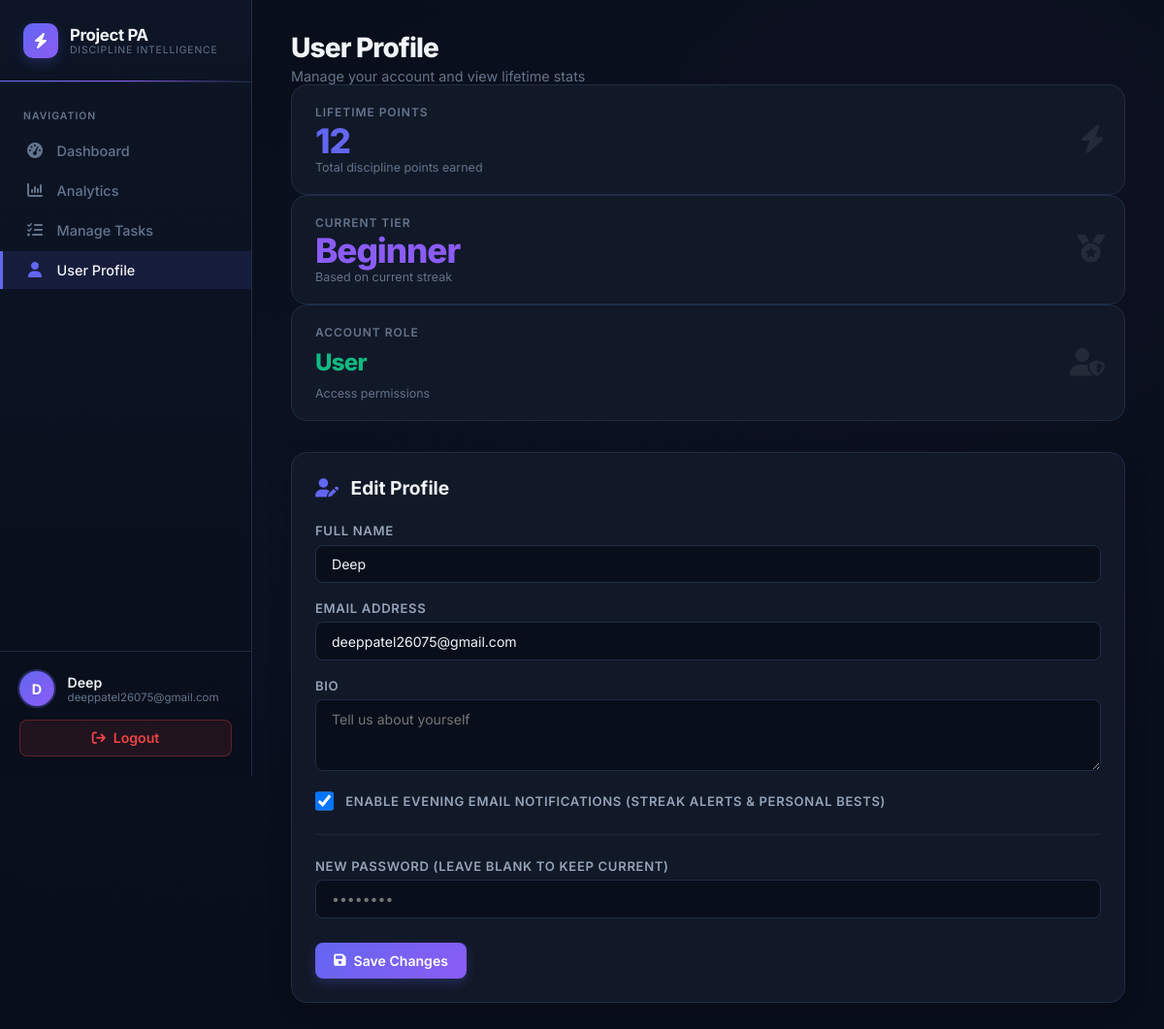
The app's page /profile (signed in), older data.
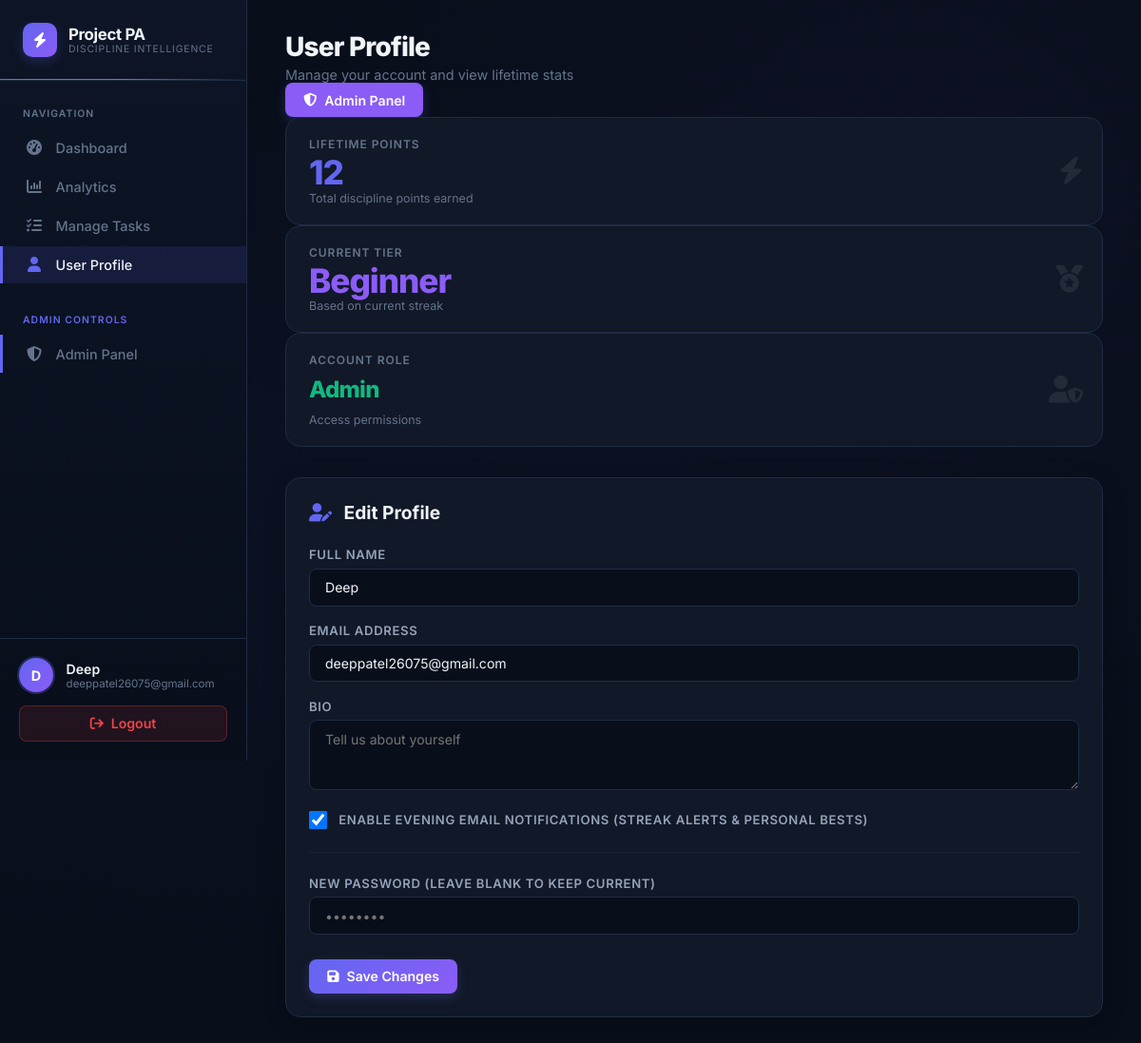
The same page, newer data.
### models/user.py (models this page shows, shortened)
class User(db.Model, UserMixin):
    __tablename__ = "user"
    id                  = db.Column(db.Integer, primary_key=True)
    name                = db.Column(db.String(100), nullable=False)
    email               = db.Column(db.String(120), unique=True, nullable=False)
    password_hash       = db.Column(db.String(255), nullable=False)
    streak_count        = db.Column(db.Integer, default=0)
    role                = db.Column(db.String(20), nullable=False, default="user")
    bio                 = db.Column(db.Text, nullable=True)
    avatar_url          = db.Column(db.String(300), nullable=True)
    email_notifications = db.Column(db.Boolean, default=True, nullable=False)
    tasks  = db.relationship("Task",  backref="user", lazy=True,
                             foreign_keys="Task.user_id")
    scores = db.relationship("Score", backref="user", lazy=True)
    @property
    def is_admin(self) -> bool:
        return self.role == "admin"
    @property
    def discipline_tier(self) -> str:
        if self.streak_count >= 14:
            return "Elite"
        elif self.streak_count >= 5:
            return "Consistent"
        return "Beginner"

### routes/dashboard_routes.py (the view, shortened to what this page needs)
@dashboard_bp.route("/profile", methods=["GET", "POST"])
@login_required
def profile():
    import re
    scores = Score.query.filter_by(user_id=current_user.id).all()
    total_points = sum(s.daily_score for s in scores)
    return render_template(
        "profile.html",
        total_points=int(total_points)
    )

### templates/profile.html
{% extends "base.html" %}
{% block content %}
<div class="dashboard-header animate-slide-down">
    <div>
        <h1 class="page-title">User Profile</h1>
        <p class="page-subtitle">Manage your account and view lifetime stats</p>
    </div>
    {% if current_user.is_admin %}
    <a href="{{ url_for('admin.users') }}" class="btn btn-primary" style="background:var(--accent);">
        <i class="fa-solid fa-shield-halved"></i> Admin Panel
    </a>
    {% endif %}
</div>
<div class="stats-grid animate-slide-up d1" style="margin-bottom:2rem;">
    <div class="stat-card">
        <div class="stat-label">Lifetime Points</div>
        <div class="stat-value" style="color:var(--primary);">{{ total_points }}</div>
        <div class="stat-meta">Total discipline points earned</div>
        <i class="fa-solid fa-bolt stat-icon"></i>
    </div>
    <div class="stat-card">
        <div class="stat-label">Current Tier</div>
        <div class="stat-value" style="color:var(--accent);">{{ current_user.discipline_tier }}</div>
        <div class="stat-meta">Based on current streak</div>
        <i class="fa-solid fa-medal stat-icon"></i>
    </div>
    <div class="stat-card">
        <div class="stat-label">Account Role</div>
        <div class="stat-value" style="color:var(--success); font-size:1.5rem; line-height:2rem; margin:0.5rem 0;">{{ current_user.role|capitalize }}</div>
        <div class="stat-meta">Access permissions</div>
        <i class="fa-solid fa-user-shield stat-icon"></i>
    </div>
</div>
<div class="main-layout">
    <div class="main-column animate-slide-up d2">
        <div class="card">
            <h2 style="margin-top:0; margin-bottom:1.5rem; font-size:1.2rem; color:var(--text-main);"><i class="fa-solid fa-user-pen" style="color:var(--primary); margin-right:0.5rem;"></i> Edit Profile</h2>
            <form action="{{ url_for('dashboard.profile') }}" method="POST">
                <div class="form-group">
                    <label class="form-label" for="name">Full Name</label>
                    <input type="text" id="name" name="name" class="form-control" value="{{ current_user.name }}" required>
                </div>
                <div class="form-group">
                    <label class="form-label" for="email">Email Address</label>
                    <input type="email" id="email" name="email" class="form-control" value="{{ current_user.email }}" required>
                </div>
                <div class="form-group">
                    <label class="form-label" for="bio">Bio</label>
                    <textarea id="bio" name="bio" class="form-control" rows="3" placeholder="Tell us about yourself">{{ current_user.bio or '' }}</textarea>
                </div>
                <div class="form-group" style="display:flex; align-items:center; gap:0.75rem; margin:1rem 0;">
                    <input type="checkbox" id="email_notifications" name="email_notifications" style="width:1.2rem; height:1.2rem;" {% if current_user.email_notifications %}checked{% endif %}>
                    <label class="form-label" for="email_notifications" style="margin:0; cursor:pointer;">
                        Enable evening email notifications (Streak alerts & personal bests)
                    </label>
                </div>
                <hr style="border:none; border-top:1px solid rgba(255,255,255,0.05); margin:1.5rem 0;">
                <div class="form-group">
                    <label class="form-label" for="password">New Password (leave blank to keep current)</label>
                    <input type="password" id="password" name="password" class="form-control" placeholder="••••••••">
                </div>
                <button type="submit" class="btn btn-primary" style="margin-top:0.5rem;">
                    <i class="fa-solid fa-floppy-disk"></i> Save Changes
                </button>
            </form>
        </div>
    </div>
</div>
{% endblock %}

### templates/base.html (shortened to what this page needs)
<!DOCTYPE html>
<html lang="en">
<head>
    <link rel="stylesheet" href="https://cdnjs.cloudflare.com/ajax/libs/font-awesome/6.4.0/css/all.min.css">
    <link rel="stylesheet" href="{{ url_for('static', filename='css/style.css') }}">
</head>
<body>
{% if current_user.is_authenticated %}
<aside class="sidebar">
    <a href="{{ url_for('dashboard.index') }}" class="sidebar-header" style="text-decoration:none;">
        <div class="sidebar-logo-icon"><i class="fa-solid fa-bolt"></i></div>
        <div class="sidebar-logo-text">
            <div class="brand-name">Project PA</div>
            <div class="brand-sub">Discipline Intelligence</div>
        </div>
    </a>
    <nav class="sidebar-menu">
        <div class="menu-section-label">Navigation</div>
        <a href="{{ url_for('dashboard.index') }}" class="menu-item {% if request.endpoint == 'dashboard.index' %}active{% endif %}">
            <i class="fa-solid fa-gauge-high"></i> Dashboard
        </a>
        <a href="{{ url_for('dashboard.analytics') }}" class="menu-item {% if request.endpoint == 'dashboard.analytics' %}active{% endif %}">
            <i class="fa-solid fa-chart-column"></i> Analytics
        </a>
        <a href="{{ url_for('dashboard.manage') }}" class="menu-item {% if request.endpoint == 'dashboard.manage' %}active{% endif %}">
            <i class="fa-solid fa-list-check"></i> Manage Tasks
        </a>
        <a href="{{ url_for('dashboard.profile') }}" class="menu-item {% if request.endpoint == 'dashboard.profile' %}active{% endif %}">
            <i class="fa-solid fa-user"></i> User Profile
        </a>
        {% if current_user.role == 'admin' %}
        <div class="menu-section-label" style="margin-top: 1.5rem; color: var(--primary);">Admin Controls</div>
        <a href="{{ url_for('admin.users') }}" class="menu-item {% if 'admin' in request.endpoint %}active{% endif %}" style="border-left: 3px solid var(--primary); background: rgba(var(--primary-rgb), 0.1);">
            <i class="fa-solid fa-shield-halved"></i> Admin Panel
        </a>
        {% endif %}
    </nav>
    <div class="sidebar-footer">
        <div class="user-info">
            <div class="user-avatar">{{ current_user.name[0]|upper }}</div>
            <div>
                <div class="user-name">{{ current_user.name }}</div>
                <div class="user-email">{{ current_user.email }}</div>
            </div>
        </div>
        <a href="{{ url_for('auth.logout') }}" class="btn btn-danger" style="width:100%; justify-content:center;">
            <i class="fa-solid fa-arrow-right-from-bracket"></i> Logout
        </a>
    </div>
</aside>
<main class="main-content">
    {% block content %}{% endblock %}
</main>
{% endif %}
</body>
</html>

Row changes from the older to the newer data that the page shows:
changed User "Beginner": role "User" → "Admin"
Text that changed along with them:
text now shown: "ADMIN CONTROLS Admin Panel Admin Panel"
